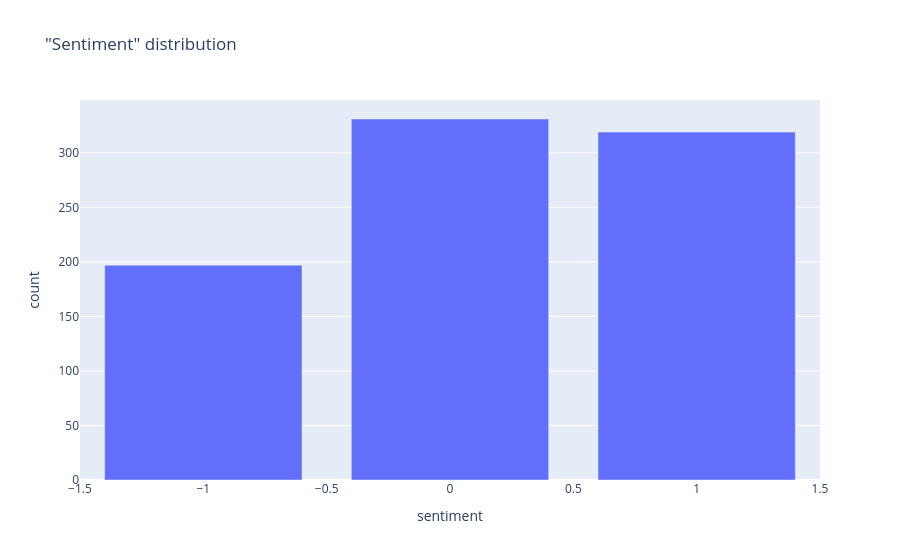

The code cell stored with this chart in its notebook:
### Code cell
temp = pd.DataFrame(df.sentiment.value_counts()).reset_index()

fig = px.bar(temp,
             x='sentiment',
             y='count',
             title='"Sentiment" distribution',
             )
fig.show()

### Figure 1 — Plotly figure (JSON) as saved in the notebook; plotly's stock layout.template omitted (floating-point values rounded to 4 significant figures)
{"data": [{"hovertemplate": "sentiment=%{x}<br>count=%{y}<extra></extra>", "legendgroup": "", "marker": {"color": "#636efa", "pattern": {"shape": ""}}, "name": "", "orientation": "v", "showlegend": false, "textposition": "auto", "type": "bar", "x": [0.0, 1.0, -1.0], "xaxis": "x", "y": [331, 319, 197], "yaxis": "y"}], "layout": {"barmode": "relative", "legend": {"tracegroupgap": 0}, "title": {"text": "\"Sentiment\" distribution"}, "xaxis": {"anchor": "y", "domain": [0, 1], "title": {"text": "sentiment"}}, "yaxis": {"anchor": "x", "domain": [0, 1], "title": {"text": "count"}}}}
